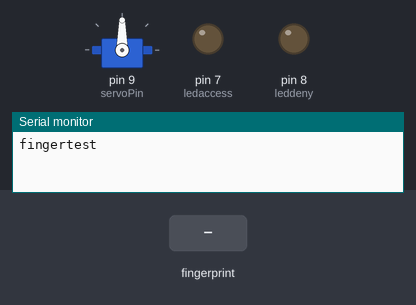
Recording of a sketch running on a simulated Arduino Uno, built with avr-gcc and run on an emulated ATmega328P. Shown: servo, output pins drawn as LEDs (lit = HIGH), the last lines printed to the serial monitor. Inputs (shaded band) come from the test bench.

Above: at 0.1 s.
At 2.2 s:
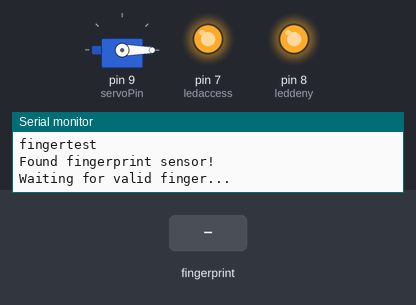
2.3 s: finger stored as number 1 placed on the sensor
At 7.6 s:
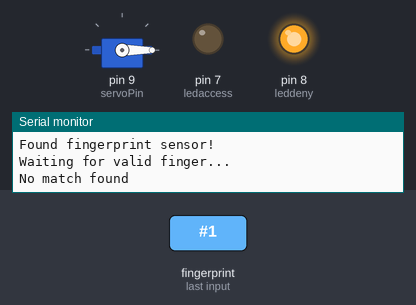
Timing chart, 0 to 13.0 s (numbered marks = the images above; inputs shaded):
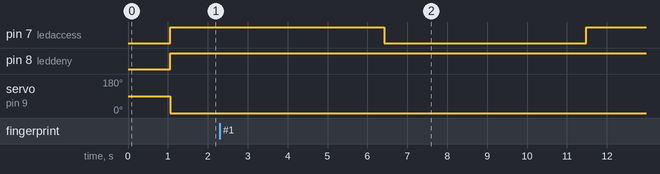

The sketch:

_21_Fingerprint_Scanner.ino
```cpp
#include <Servo.h>
#include <Adafruit_Fingerprint.h>
#if ARDUINO >= 100
#include <SoftwareSerial.h>
#else
#include <NewSoftSerial.h>
#endif
int getFingerprintIDez();
int ledaccess = 7; // Green LED pin
int leddeny = 8; // Red LED pin
int servoPin = 9; // Servo pin
Servo doorLock;
// pin #2 is IN from sensor (GREEN wire)
// pin #3 is OUT from arduino (WHITE wire)
#if ARDUINO >= 100
SoftwareSerial mySerial(2, 3); // Ppins for the fingerprint sensor
#else
NewSoftSerial mySerial(2, 3);
#endif
Adafruit_Fingerprint finger = Adafruit_Fingerprint(&mySerial);
void setup() {
  doorLock.attach(servoPin); // We define the servo pin
  pinMode(ledaccess, OUTPUT); // Green LED pin set as an ouput
  pinMode(leddeny, OUTPUT); // Red LED pin set as an output
  pinMode(servoPin, OUTPUT); // Servo pin set as an output
  Serial.begin(9600); // Start sending messages to the Serial Monitor
  Serial.println("fingertest");
  finger.begin(57600); // Set data rate for the sensor serial port
  // Start the module and checking for fingerprint
  if (finger.verifyPassword()) {
    Serial.println("Found fingerprint sensor!");
  } else {
    Serial.println("Did not find fingerprint sensor :(");
    while (1);
  }
  Serial.println("Waiting for valid finger...");
}
void loop() {
  int ID = getFingerprintIDez(); //Get the fingerprint ID#
  // Reset the device to the test state
  digitalWrite(ledaccess, HIGH);
  digitalWrite(leddeny, HIGH);
  doorLock.write(0);
  if (ID >= 0) { // Valid ID. Unlocked state
    // Enable the access LED, turn off the deny LED
    digitalWrite(ledaccess, HIGH);
    digitalWrite(leddeny, LOW);
    // Unlock the servo
    doorLock.write(180);
  }
  else if (ID == -3) { // ID doesn't match any registed print
    // Locked state
    // Enable the deny LED, turn off the access LED
    digitalWrite(ledaccess, LOW);
    digitalWrite(leddeny, HIGH);
  }
  delay(5000);
}
uint8_t getFingerprintID() {
  uint8_t p = finger.getImage();
  switch (p) {
    case FINGERPRINT_OK: // Sensor takes a photo when a finger is
      // placed on the module window
      Serial.println("Image taken");
      break;
    case FINGERPRINT_NOFINGER:
      Serial.println("No finger detected");
      return p;
    case FINGERPRINT_PACKETRECIEVEERR:
      Serial.println("Communication error");
      return p;
    case FINGERPRINT_IMAGEFAIL:
      Serial.println("Imaging error");
      return p;
    default:
      Serial.println("Unknown error");
      return p;
  }
  p = finger.image2Tz(); // OK success! We have a fingerprint and
  // now check that it can be read
  switch (p) {
    case FINGERPRINT_OK:
      Serial.println("Image converted");
      break;
    case FINGERPRINT_IMAGEMESS:
      Serial.println("Image too messy");
      return p;
    case FINGERPRINT_PACKETRECIEVEERR:
      Serial.println("Communication error");
      return p;
    case FINGERPRINT_FEATUREFAIL:
      Serial.println("Could not find fingerprint features");
      return p;
    case FINGERPRINT_INVALIDIMAGE:
      Serial.println("Could not find fingerprint features");
      return p;
    default:
      Serial.println("Unknown error");
      return p;
  }
  p = finger.fingerFastSearch(); // OK converted! It's valid, so
  // check it against module memory
  if (p == FINGERPRINT_OK) {
    Serial.println("Found a print match!");
  } else if (p == FINGERPRINT_PACKETRECIEVEERR) {
    Serial.println("Communication error");
    return p;
  } else if (p == FINGERPRINT_NOTFOUND) {
    Serial.println("Did not find a match"); // No match found,
    // back to the start
    return p;
  } else {
    Serial.println("Unknown error");
    return p;
  }
  // We found a match! So the following will run:
  Serial.print("Found ID #"); Serial.print(finger.fingerID);
  Serial.print(" with confidence of "); Serial.println(finger.confidence);
  return finger.fingerID;
}
// Returns -1 if failed, otherwise returns ID #
int getFingerprintIDez() {
  int p = finger.getImage();
  if (p != FINGERPRINT_OK) return -1;
  p = finger.image2Tz();
  if (p != FINGERPRINT_OK) return -2;
  p = finger.fingerFastSearch();
  if (p != FINGERPRINT_OK) ; {
    Serial.println("No match found");
    return -3;
  }
  // Found a match!
  Serial.print("Found ID #"); Serial.print(finger.fingerID);
  Serial.print(" with confidence of "); Serial.println(finger.confidence);
  return finger.fingerID;
}
```

Measured:
- after the input at 2.3 s, pin 7 (ledaccess): HIGH → LOW after 4.1 s, → HIGH 5.1 s later
